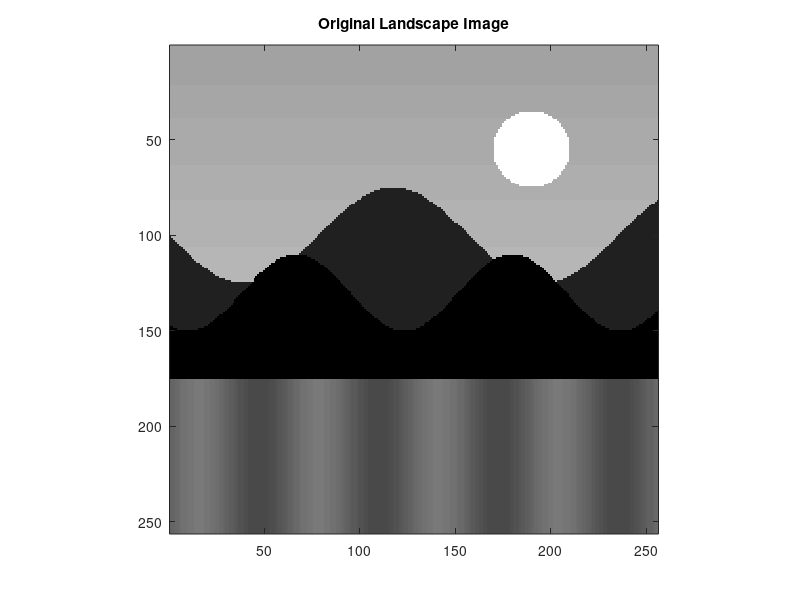
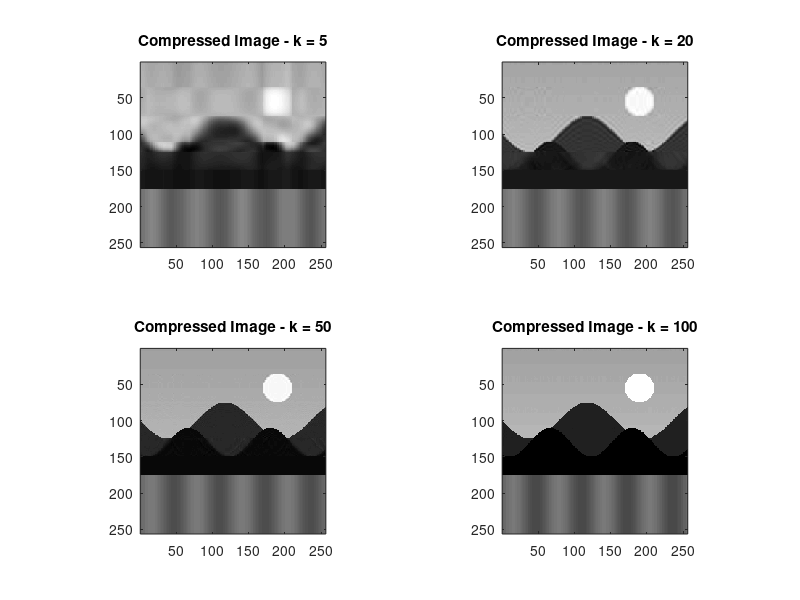
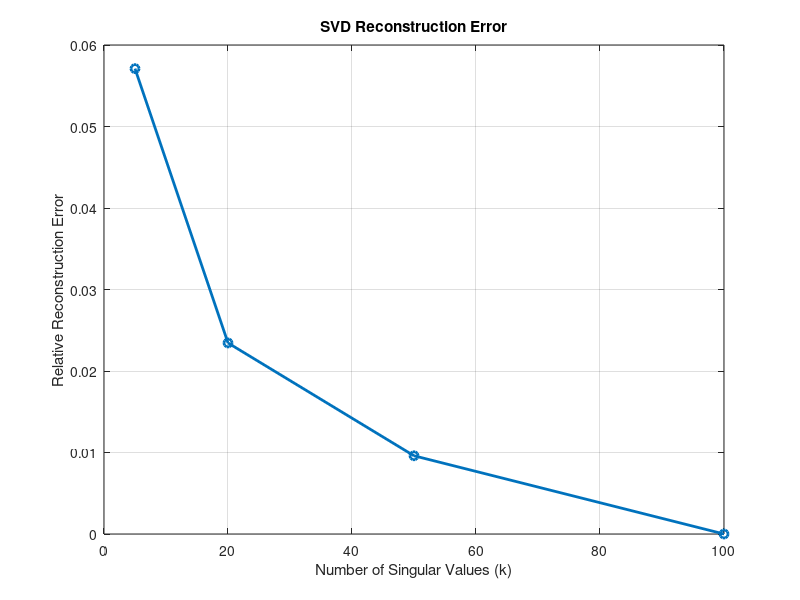
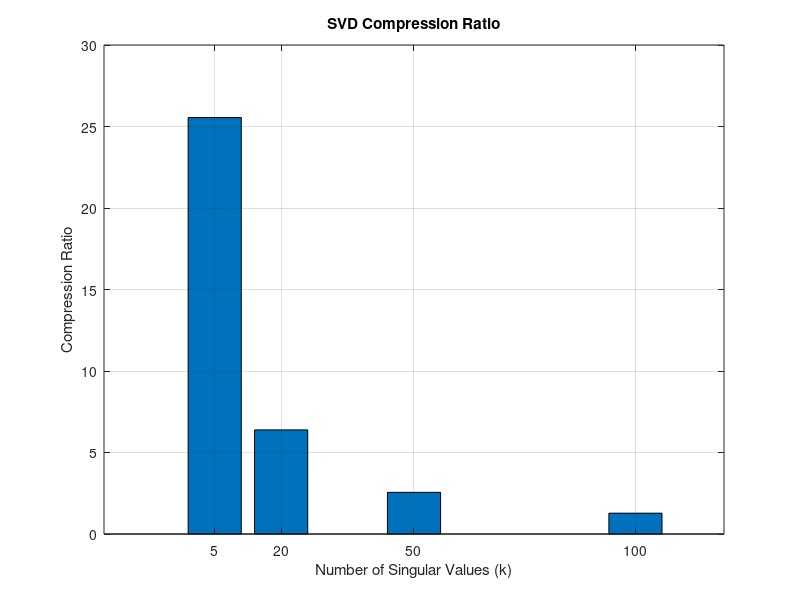

The MATLAB source for these figures, in order:
clc;
clear;
close all;

%% Step 1: Create Landscape-like Image

[x,y] = meshgrid(1:256,1:256);

% Sky
A = 180 + 30*(y/256);

% Sun
sun = ((x-190).^2 + (y-55).^2) < 20^2;
A(sun) = 240;

% First Mountain
m1 = 100 + 25*sin(x/25);
A(y > m1) = 100;

% Second Mountain
m2 = 130 + 20*sin(x/18 + 1);
A(y > m2) = 80;

% Lake
mask = (y > 175);
A(mask) = 140 + 15*sin(x(mask)/10);

% Convert to uint8
A = uint8(max(0,min(255,A)));

%% Step 2: Display Original Image

figure(1);
imagesc(A);
colormap gray;
axis image;
title('Original Landscape Image');

%% Step 3: Convert to Double

A = double(A);

%% Step 4: Apply SVD

[U,S,V] = svd(A,'econ');

disp('SVD completed successfully');

%% Step 5: Compressed Image Reconstruction

k_values = [5,20,50,100];

figure(2);

for i = 1:length(k_values)

    k = k_values(i);

    Ak = U(:,1:k)*S(1:k,1:k)*V(:,1:k)';

    subplot(2,2,i);

    imagesc(Ak);
    colormap gray;
    axis image;

    title(['Compressed Image - k = ',num2str(k)]);

end

%% Step 6: Calculate Error and Compression Ratio

[m,n] = size(A);

errors = zeros(1,length(k_values));
compression_ratios = zeros(1,length(k_values));

for i = 1:length(k_values)

    k = k_values(i);

    Ak = U(:,1:k)*S(1:k,1:k)*V(:,1:k)';

    % Relative Reconstruction Error
    errors(i) = norm(A-Ak,'fro')/norm(A,'fro');

    % Storage Calculation
    original_storage = m*n;

    compressed_storage = k*(m+n+1);

    compression_ratios(i) = original_storage/compressed_storage;

    fprintf('\nFor k = %d\n',k);

    fprintf('Relative Error = %.6f\n',errors(i));

    fprintf('Compression Ratio = %.2f\n',compression_ratios(i));

end

%% Step 7: Error Graph

figure(3);

plot(k_values,errors,'-o','LineWidth',2);

xlabel('Number of Singular Values (k)');
ylabel('Relative Reconstruction Error');

title('SVD Reconstruction Error');

grid on;

%% Step 8: Compression Ratio Graph

figure(4);

bar(k_values,compression_ratios);

xlabel('Number of Singular Values (k)');
ylabel('Compression Ratio');

title('SVD Compression Ratio');

grid on;

%% Step 9: Display Completion Message

disp('Image Compression Project Completed Successfully');
